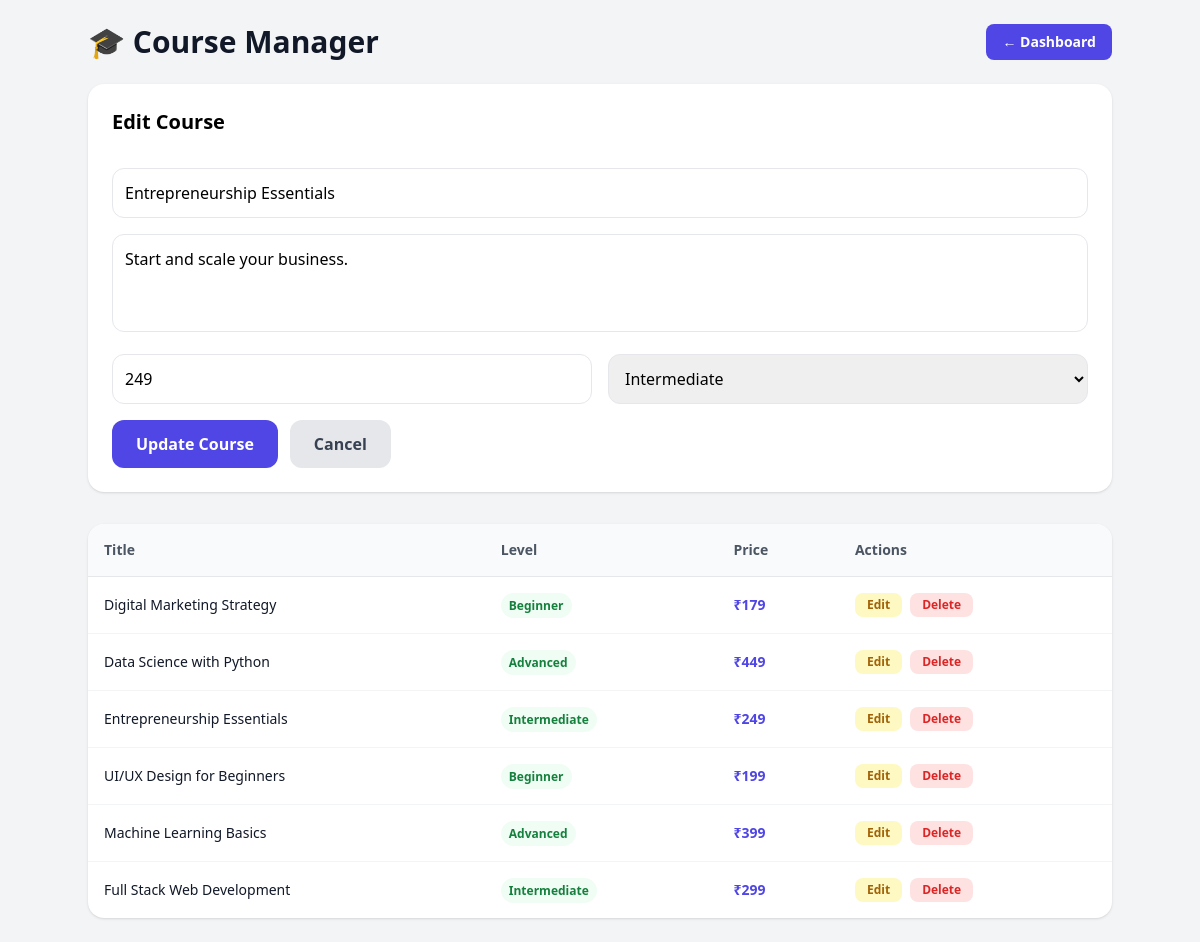
The page /admin_course_manager.php?edit=4 (signed in) on the database its author committed.
### tables this page shows
CREATE TABLE IF NOT EXISTS courses (
    id         INT PRIMARY KEY AUTO_INCREMENT,
    title      VARCHAR(255) NOT NULL,
    `desc`     TEXT,
    level      ENUM('Beginner','Intermediate','Advanced') DEFAULT 'Beginner',
    rating     VARCHAR(10) DEFAULT '5.0',
    time       VARCHAR(50),
    cat        VARCHAR(50),
    instructor VARCHAR(100),
    img        VARCHAR(500),
    price      INT DEFAULT 0,
    enrolled   INT DEFAULT 0,
    created_at TIMESTAMP DEFAULT CURRENT_TIMESTAMP
);

### admin_course_manager.php (the view, shortened to what this page needs)
<?php
$pdo = connectDatabase();
$edit = null;
if (isset($_GET['edit'])) {
    $stmt = $pdo->prepare("SELECT * FROM courses WHERE id = ?");
    $stmt->execute([intval($_GET['edit'])]);
    $edit = $stmt->fetch();
}
$courses = $pdo->query("SELECT id, title, price, level, created_at FROM courses ORDER BY id DESC")->fetchAll();
?>
<!DOCTYPE html>
<html lang="en">
<head>
<script src="https://cdn.tailwindcss.com"></script>
</head>
<body class="bg-gray-100 min-h-screen p-6">
<div class="max-w-5xl mx-auto">
    <div class="flex justify-between items-center mb-6">
        <h1 class="text-3xl font-bold text-gray-900">🎓 Course Manager</h1>
        <a href="admin_dashboard.php" class="px-4 py-2 bg-indigo-600 text-white rounded-lg text-sm font-bold hover:bg-indigo-700">← Dashboard</a>
    </div>
    <div class="bg-white rounded-2xl shadow p-6 mb-8">
        <h2 class="text-xl font-bold mb-4"><?= $edit ? 'Edit Course' : 'Add New Course' ?></h2>
        <form method="POST" class="space-y-4">
            <input type="text" name="title" placeholder="Course Title" required value="<?= htmlspecialchars($edit['title'] ?? '') ?>"
                class="w-full p-3 rounded-xl border border-gray-200 outline-none focus:ring-2 focus:ring-indigo-500">
            <textarea name="desc" rows="3" placeholder="Course Description" required
                class="w-full p-3 rounded-xl border border-gray-200 outline-none focus:ring-2 focus:ring-indigo-500 resize-none"><?= htmlspecialchars($edit['desc'] ?? '') ?></textarea>
            <div class="grid grid-cols-2 gap-4">
                <input type="number" name="price" placeholder="Price (₹)" value="<?= $edit['price'] ?? 0 ?>"
                    class="p-3 rounded-xl border border-gray-200 outline-none focus:ring-2 focus:ring-indigo-500">
                <select name="level" class="p-3 rounded-xl border border-gray-200 outline-none focus:ring-2 focus:ring-indigo-500">
                    <?php foreach (['Beginner','Intermediate','Advanced'] as $l): ?>
                    <option value="<?= $l ?>" <?= ($edit['level'] ?? '') === $l ? 'selected' : '' ?>><?= $l ?></option>
                    <?php endforeach; ?>
                </select>
            </div>
            <div class="flex gap-3">
                <button type="submit" class="px-6 py-3 bg-indigo-600 text-white font-bold rounded-xl hover:bg-indigo-700 transition">
                    <?= $edit ? 'Update Course' : 'Add Course' ?>
                </button>
                <?php if ($edit): ?>
                <a href="admin_course_manager.php" class="px-6 py-3 bg-gray-200 text-gray-700 font-bold rounded-xl hover:bg-gray-300 transition">Cancel</a>
                <?php endif; ?>
            </div>
        </form>
    </div>
    <div class="bg-white rounded-2xl shadow overflow-hidden">
        <table class="w-full text-sm">
            <thead class="bg-gray-50 border-b">
                <tr>
                    <th class="text-left p-4 font-semibold text-gray-600">Title</th>
                    <th class="text-left p-4 font-semibold text-gray-600">Level</th>
                    <th class="text-left p-4 font-semibold text-gray-600">Price</th>
                    <th class="text-left p-4 font-semibold text-gray-600">Actions</th>
                </tr>
            </thead>
            <tbody class="divide-y divide-gray-100">
                <?php foreach ($courses as $c): ?>
                <tr class="hover:bg-gray-50">
                    <td class="p-4 font-medium text-gray-900"><?= htmlspecialchars($c['title']) ?></td>
                    <td class="p-4"><span class="px-2 py-1 bg-green-50 text-green-700 rounded-full text-xs font-bold"><?= htmlspecialchars($c['level']) ?></span></td>
                    <td class="p-4 font-bold text-indigo-600">₹<?= number_format($c['price']) ?></td>
                    <td class="p-4 flex gap-2">
                        <a href="?edit=<?= $c['id'] ?>" class="px-3 py-1 bg-yellow-100 text-yellow-700 rounded-lg text-xs font-bold hover:bg-yellow-200">Edit</a>
                        <a href="?delete=<?= $c['id'] ?>" onclick="return confirm('Delete this course?')" class="px-3 py-1 bg-red-100 text-red-600 rounded-lg text-xs font-bold hover:bg-red-200">Delete</a>
                    </td>
                </tr>
                <?php endforeach; ?>
            </tbody>
        </table>
    </div>
</div>
</body>
</html>

### rows shown on the page
courses: title "Entrepreneurship Essentials", desc "Start and scale your business.", price "249", level "Intermediate"
courses: title "Digital Marketing Strategy", level "Beginner", price "179"
courses: title "Data Science with Python", level "Advanced", price "449"
courses: title "UI/UX Design for Beginners", level "Beginner", price "199"
courses: title "Machine Learning Basics", level "Advanced", price "399"
courses: title "Full Stack Web Development", level "Intermediate", price "299"
